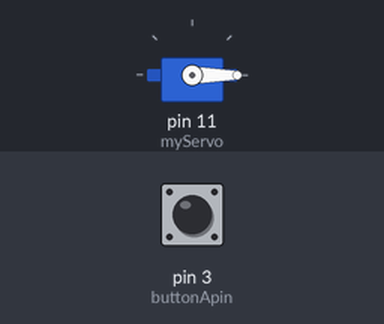
The sketch below on a simulated Arduino Uno, built with avr-gcc and run on an emulated ATmega328P. On the bench: servo. Inputs (shaded band) come from the test bench; at power-on: pin 3 (buttonApin) HIGH. What the sketch prints to the serial monitor is not drawn.

Above: at 1.2 s.
1.3 s: pin 3 (buttonApin) pulled LOW for 1 s
At 3.0 s:
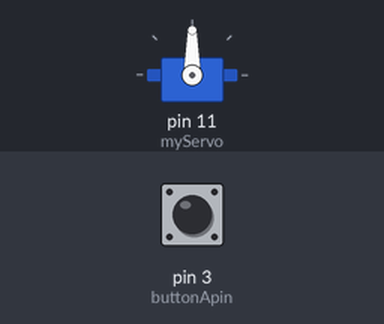
3.8 s: pin 3 (buttonApin) pulled LOW for 0.15 s
At 4.17 s:
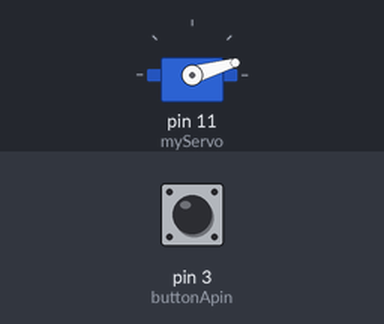
5.7 s: pin 3 (buttonApin) pulled LOW for 3.2 s
At 6.07 s:
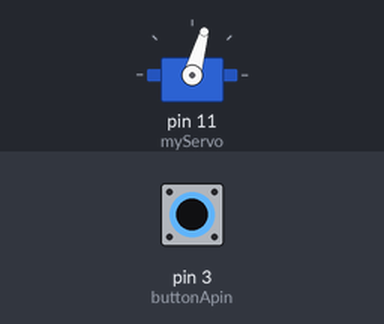
Timing chart, 0 to 10.7 s (numbered marks = the images above; inputs shaded):
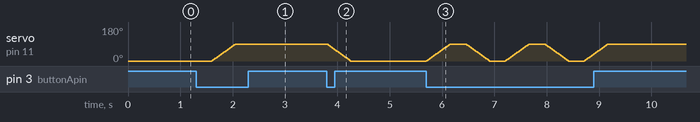

Measured:
- after the input at 1.3 s, servo on pin 11 (myServo): moves from 0° to 90° over 0.44 s, starting after 0.30 s
- after the input at 3.8 s, servo on pin 11 (myServo): moves from 90° to 0° over 0.44 s, starting at once

The sketch:

servo_with_button.ino
```cpp
#include <Servo.h>

Servo myServo;

int buttonApin = 3;
int count = 0;
void setup()
{
  pinMode(buttonApin, INPUT_PULLUP);
  myServo.attach(11);
  Serial.begin(9600);
  myServo.write(0);
}

void loop()
{
  if (digitalRead(buttonApin) == LOW)
  {
    if (count % 2 == 0)
    {
      //myServo.write(0);
      while (myServo.read() > 0)
      {
        myServo.write(myServo.read() - 2);
        delay(10);
      }
    }
    else
    {
      //myServo.write(90);
      while (myServo.read() < 90)
      {
        myServo.write(myServo.read() + 2);
        delay(10);
      }
    }
    count++;

    delay(300);
  }

  Serial.print(myServo.read());
  Serial.print("\n");
}
```
